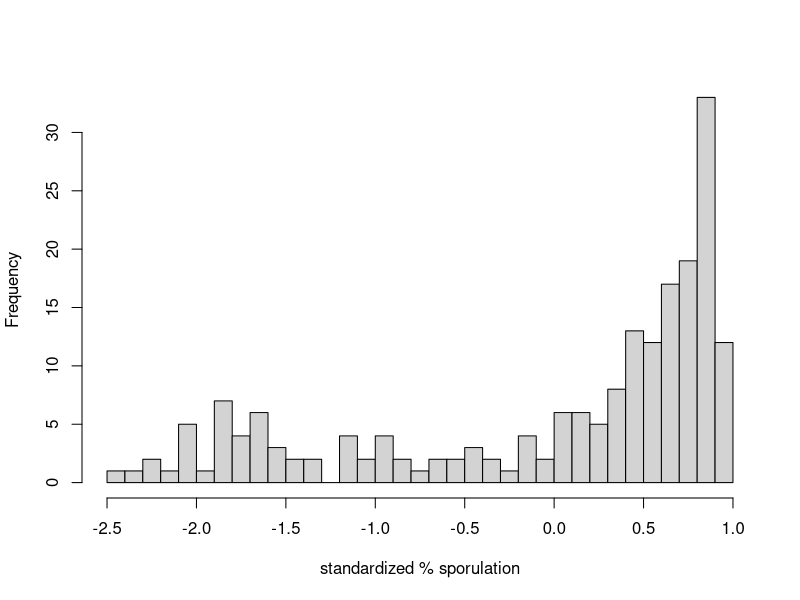
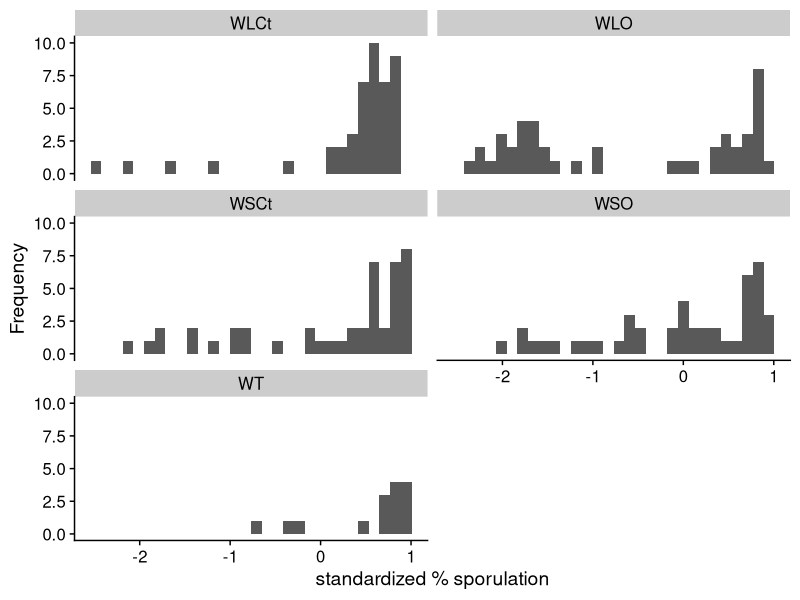
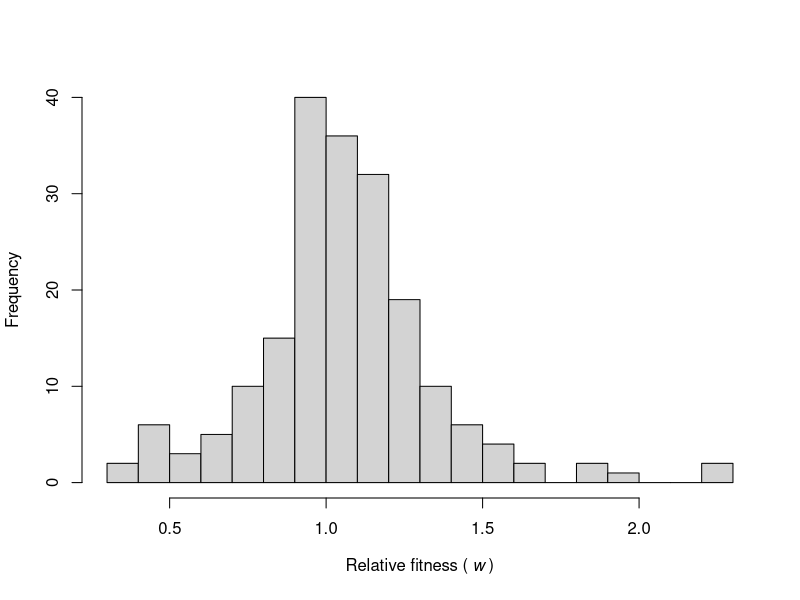

The R source for these figures, in order: (Note: this script raises an error after producing the figures.)
## ---- chunk 1
rm(list=ls())
# setwd("~/GitHub/coevolution-ts/")
require("dplyr")
require(here)
library(ggplot2)
library(cowplot)
## ---- chunk 2
data <- read.csv(here("data/sporulation-growth.csv"), header = TRUE, sep =",")
# data <- read.csv("./data/sporulation-growth.csv", header = TRUE, sep =",")

#select sporulation data time (24 or 48 hrs)
data <- filter(data, Tsample=="T48H")

perc.spore.std <- (data$perc.spore - mean(data$perc.spore)) / sd(data$perc.spore)
data <- data.frame(data, perc.spore.std)
## ---- chunk 3
# average fitness for ancestral strain
anc <- filter(data, host == "WT" & phage == "no_Phage" & line == "ANC")

anc.gr <- mean(anc$growth.rate)

rel.fit <- data$growth.rate / anc.gr

data <- data.frame(data, rel.fit)
## ---- chunk 4
spore.hist <- hist(data$perc.spore.std, main = NA, 
      xlab = "standardized % sporulation", ylab = "Frequency",
      breaks = 25)

data%>%
   ggplot(aes(perc.spore.std)) +
   geom_histogram() +
   facet_wrap(~culture, nrow = 3) +
   xlab("standardized % sporulation") +
   ylab("Frequency") + 
   theme_cowplot()
## ---- chunk 5
fitness.hist <- hist(data$rel.fit, main = NA, 
      xlab = expression('Relative fitness ('~italic(w)~')'), ylab = "Frequency",
      breaks = 25)
## ---- chunk 6
# Wild type host without seed bank and no phage
wt.np.anc <- filter(data, host == "WT" & phage == "no_Phage" & line == "ANC") %>%
   dplyr::select(colony, line, perc.spore.std, rel.fit) %>%
   group_by(colony) %>%
   summarize(perc.spore.std = mean(perc.spore.std), rel.fit = mean(rel.fit)) 

# Wild type host with short seed bank and no phage
wt.np.short <- filter(data, host == "WT" & phage == "no_Phage" & seed.bank == "short") %>%
   dplyr::select(colony, line, perc.spore.std, rel.fit) %>%
   group_by(colony, line) %>%
   summarize(perc.spore.std = mean(perc.spore.std), rel.fit = mean(rel.fit)) 

# Wild type host with short seed bank and plus phage
wt.pp.short <- filter(data, host == "WT" & phage == "SPO1" & seed.bank == "short") %>%
   dplyr::select(colony, line, perc.spore.std, rel.fit) %>%
   group_by(colony, line) %>%
   summarize(perc.spore.std = mean(perc.spore.std), rel.fit = mean(rel.fit)) 
## ---- chunk 7
#Create dummy variables for treatments
# This supplies parameters for ponds; add and subtract for lake parms
D1 <- (data$phage == "SPO1")*1
D2 <- (data$seed.bank == "long")*1
fit <- lm(data$rel.fit ~ data$perc.spore.std + D1 + data$perc.spore.std*D1 + 
             D2 + data$perc.spore.std*D2)
summary(fit)

# I'm unsure whether the model above is sufficient or appropriate for testing
# whether or not there's an interaction between phage and seed bank on 
# fitness-sporulation relationship.
# I tried adding another term (data$perc.spore.std*D1*D2) and this was not n.s.,
# but it did change things a little bit

# Initial interpretations of `fit`:

# Overall, multiple regression model is highly significant (P = 9.779e-07)
# But there's quite a bit of unexplained variation (R2 = 0.19)

# Global intercept is different from zero (P < 2e-16), although that's not interesting
# (Perhaps, might be more interesting to know if intercept is different from 1)
# In any case, phage (D1) seems to decrease intercept (P = 0.045)
# While seed bank (D2) seems to marginally decrease intercept (P = 0.053)

# Overall, relative fitness is not related to sporulation (P = 0.80)
# And is not affected by degree of seed bank (P = 0.67)
# However, the sporulation-fitness relationship is significantly modified by phage (P = 0.009)
# Results suggest:
# 1) sporulation in the ancestral strain is not under selection (or "under relaxed selection")
# 2) after evolving with SPO1, sporulation is under significant positive selection
# This is consistent with hypothesis that sporulation can serve as refuge against phage
# Because we've standardized fitness and trait value, we should be able to interpret the selection coefficient
# In this case, selection coefficient equals -0.009704 + 0.122 = 0.1127. Compare!
# 3) Small vs. long seed bank does not alter selection coefficient
# But perhaps what we want to know is whether seed bank treatment is detectable in presence of phage
# See commment above re: data$perc.spore.std*D1*D2

coefficients <- coefficients(fit) # model coefficients
confit <- confint(fit, level = 0.95) # 95% CI for parameters
predicted <- fitted(fit) # predicted values
rediduals <- residuals(fit) # residuals
anova <- anova(fit) # anova table
vcov <- vcov(fit) # covariance matrix for model parameters
influence <- influence(fit) # regression diagnostics
## ---- chunk 8
# Wild type ancestor vs. evolved host with a short seed bank

png(filename=here("/plots/selection-gradient/select.grad-1-48h.png"),
    width = 1200, height = 1200, res = 96*2)

plot.new()
par(mar = c(7, 7, 5, 7))

plot(wt.np.anc$perc.spore.std, wt.np.anc$rel.fit, xlim = c(-0.1, 1.1), 
     ylim = c(0.75, 1.4), type = "p", 
     pch = 21, bg = "pink", col = "black", cex = 1.5, ylab = "", xlab = "", 
     cex.lab = 1.5, las = 1, lwd = 1, yaxt = "n", xaxt = "n")
box(lwd=2)

# Add ticks and tick labels
axis(side = 2, lwd.ticks = 2, las = 1, cex.axis = 1.25, 
   labels = c("0.75", "1.00", "1.25"), at = c(0.75, 1.0, 1.25))

axis(side = 4, labels = F, lwd.ticks = 2, 
   at = c(0.75, 1.0, 1.25))

axis(side = 1, lwd.ticks = 2, cex.axis = 1.25, las = 1,
    labels = c("0.0", "0.25", "0.50", "0.75", "1.0"), at = c(0, 0.25, 0.5, 0.75, 1))

axis(side = 3, labels = F, lwd.ticks = 2, las = 1, cex.axis = 1.25, 
   at = c(0, 0.25, 0.5, 0.75, 1))

mtext('Sporulation (standardized)', side = 1, outer = TRUE, cex = 1.5, 
      line = -4, adj = 0.5)

mtext(expression('Relative fitness ('~italic(w)~')'), side = 2, outer = TRUE, 
      cex = 1.5, line = -3.5, adj = 0.6)

fit1 <- lm(wt.np.anc$rel.fit ~ wt.np.anc$perc.spore.std)
abline(fit1, col = "red", lty = 2, lwd = 2)

points(wt.np.short$perc.spore.std, wt.np.short$rel.fit, type = "p", 
     pch = 21, bg = "lightblue", lwd = 1, col = "black", cex = 1.5)

fit2 <- lm(wt.np.short$rel.fit ~ wt.np.short$perc.spore.std)
abline(fit2, col = "blue", lty = 2, lwd = 2)

dev.off()  
graphics.off() 
## ---- chunk 9
# Short seed bank without phage vs. short seed bank with phage

png(filename=here("/plots/selection-gradient/select.grad-2-48h.png"),
    width = 1200, height = 1200, res = 96*2)

plot.new()
par(mar = c(7, 7, 5, 7))

plot(wt.np.short$perc.spore.std, wt.np.short$rel.fit, xlim = c(-1.5, 1.5), 
     ylim = c(0.65, 1.4), type = "p", 
     pch = 21, bg = "pink", col = "black", cex = 1.5, ylab = "", xlab = "", 
     cex.lab = 1.5, las = 1, lwd = 1, yaxt = "n", xaxt = "n")
box(lwd=2)

# Add ticks and tick labels
axis(side = 2, lwd.ticks = 2, las = 1, cex.axis = 1.25, 
   labels = c("0.75", "1.00", "1.25"), at = c(0.75, 1.0, 1.25))

axis(side = 4, labels = F, lwd.ticks = 2, 
   at = c(0.75, 1.0, 1.25))

axis(side = 1, lwd.ticks = 2, cex.axis = 1.2, las = 1,
    labels = c("-1.0", "-0.5", "0.0", "0.5", "1.0"), at = c(-1, -0.5, 0, 0.5, 1))

axis(side = 3, labels = F, lwd.ticks = 2, las = 1, cex.axis = 1.2, 
   at = c(-1.0, -0.5, 0, 0.5, 1.0))

mtext('Sporulation (standardized)', side = 1, outer = TRUE, cex = 1.5, 
      line = -4, adj = 0.5)

mtext(expression('Relative fitness ('~italic(w)~')'), side = 2, outer = TRUE, 
      cex = 1.5, line = -3.5, adj = 0.6)

fit1 <- lm(wt.np.short$rel.fit ~ wt.np.short$perc.spore.std)
abline(fit1, col = "red", lty = 2, lwd = 2)

points(wt.pp.short$perc.spore.std, wt.pp.short$rel.fit, type = "p", 
     pch = 21, bg = "lightblue", lwd = 1, col = "black", cex = 1.5)

fit2 <- lm(wt.pp.short$rel.fit ~ wt.pp.short$perc.spore.std)
abline(fit2, col = "blue", lty = 2, lwd = 2)

dev.off()  
graphics.off() 
## ---- chunk 10

plot.data <- 
   data%>%
   #add seed.bank ANC to ancestor
   mutate(seed.bank = if_else(line=="ANC","ANC", as.character(seed.bank)))%>%
   #summarize means
   dplyr::select(host, phage, line, seed.bank, colony, perc.spore.std, rel.fit)%>%
   group_by(host, phage, line, colony, seed.bank) %>%
   summarize(n=n(),
             se.spore=sd(perc.spore.std)/sqrt(n),
             se.fit=sd(rel.fit)/sqrt(n),
             perc.spore.std = mean(perc.spore.std),
             rel.fit = mean(rel.fit))
## ---- chunk 11
require(broom)
require(tidyr)
d.cor <- tibble()
d.lm <- tibble()

for (seed in unique(plot.data$seed.bank)){
   for (phg in  unique(plot.data$phage)){
      
      d.tmp <-
         plot.data%>%
         filter (seed.bank == seed) %>%
         filter (phage == phg)
      
      if (nrow(d.tmp) < 1) next
      
         
      d.cor <-
         cor.test(d.tmp$perc.spore.std, d.tmp$rel.fit) %>%
         tidy() %>%
         mutate(seed.bank = seed, phage = phg)  %>%
         bind_rows(d.cor, .)
      
      d.lm <- 
         lm( d.tmp$rel.fit ~d.tmp$perc.spore.std) %>%
         tidy()%>%
         mutate(seed.bank = seed, phage = phg)  %>%
         bind_rows(d.lm, .)
      
   }
}

#make plot lables
d.cor <-
   #add slope
   d.lm%>%
   filter(term != "(Intercept)") %>%
   select(slope = estimate, seed.bank, phage)%>%
   # add to d.cor
   left_join(d.cor, ., by =c( "seed.bank", "phage")) %>%
   # make label
   mutate(lbl = paste0("cor = ", signif(estimate, 3),
                       "\nP = ", signif(p.value, 3),
                       "\nslope = ", signif(slope, 3)))

d.lm.plot <- 
   d.lm %>%
   select(-std.error, -statistic, -p.value) %>%
   mutate(term = if_else(term == "(Intercept)", "b", "a"))%>%
   pivot_wider(values_from = estimate, names_from = term)%>%
   mutate(lbl = paste0("y = ", signif(a, 2),"x + ", signif(b, 2)))
## ---- chunk 12

   plot.data %>%
   rename(line.rep = line) %>%
#plot
   ggplot(aes(x=perc.spore.std, y=rel.fit))+
   geom_smooth(method = "lm", linetype=1, se = F, size=1.5, color="black")+
   geom_point(aes(fill=line.rep), alpha=0.5,shape=21, size=3)+
   #correlation label
   geom_text(data = d.cor, aes(label = lbl), x=-2, y=2) +
   geom_text(data = d.lm.plot, aes(label = lbl), x=-1.5, y=0.1) +
   facet_wrap(seed.bank~phage)+
   theme_cowplot()+
   panel_border()+
   expand_limits(y=0)+
   xlab('Sporulation (standardized)')+
   ylab(expression('Relative fitness ('~italic(w)~')'))+
   theme(legend.position = "bottom")+
   ggsave(here("plots/selection-gradient/select.grad-treat.png"),
    width = 10, height = 7)
   
## ---- chunk 13
#duplicate ancestor data for phage treatment panel
   plot.data %>%
   filter(line == "ANC")%>%
   mutate(phage = "SPO1")%>%
   bind_rows(plot.data, .)%>%
#plot
   ggplot(aes(x=perc.spore.std, y=rel.fit, color=seed.bank))+
   geom_smooth(method = "lm", linetype=1, se = F, size=1.5)+
   geom_point(aes(fill=seed.bank), alpha=0.5,shape=21, size=3)+
   facet_wrap(~phage)+
   theme_cowplot()+
   panel_border()+
   xlab('Sporulation (standardized)')+
   ylab(expression('Relative fitness ('~italic(w)~')'))+
   theme(legend.position = "bottom")+
   ggsave(here("plots/selection-gradient/select.grad-phage.png"),
    width = 10, height = 7)
   
## ---- chunk 14

plot.data %>%
   filter(line != "ANC")%>%
   ggplot(aes(x=perc.spore.std, y=rel.fit, color=phage))+
   geom_smooth(method = "lm", linetype=1, se = F, size=1.5)+
   geom_point(aes(fill=phage), alpha=0.5,shape=21, size=3)+
   facet_wrap(~seed.bank)+
   theme_cowplot()+
   panel_border()+
   xlab('Sporulation (standardized)')+
   ylab(expression('Relative fitness ('~italic(w)~')'))+
   theme(legend.position = "bottom")+
   ggsave(here("plots/selection-gradient/select.grad-seed.bank.png"),
    width = 10, height = 7)
   
